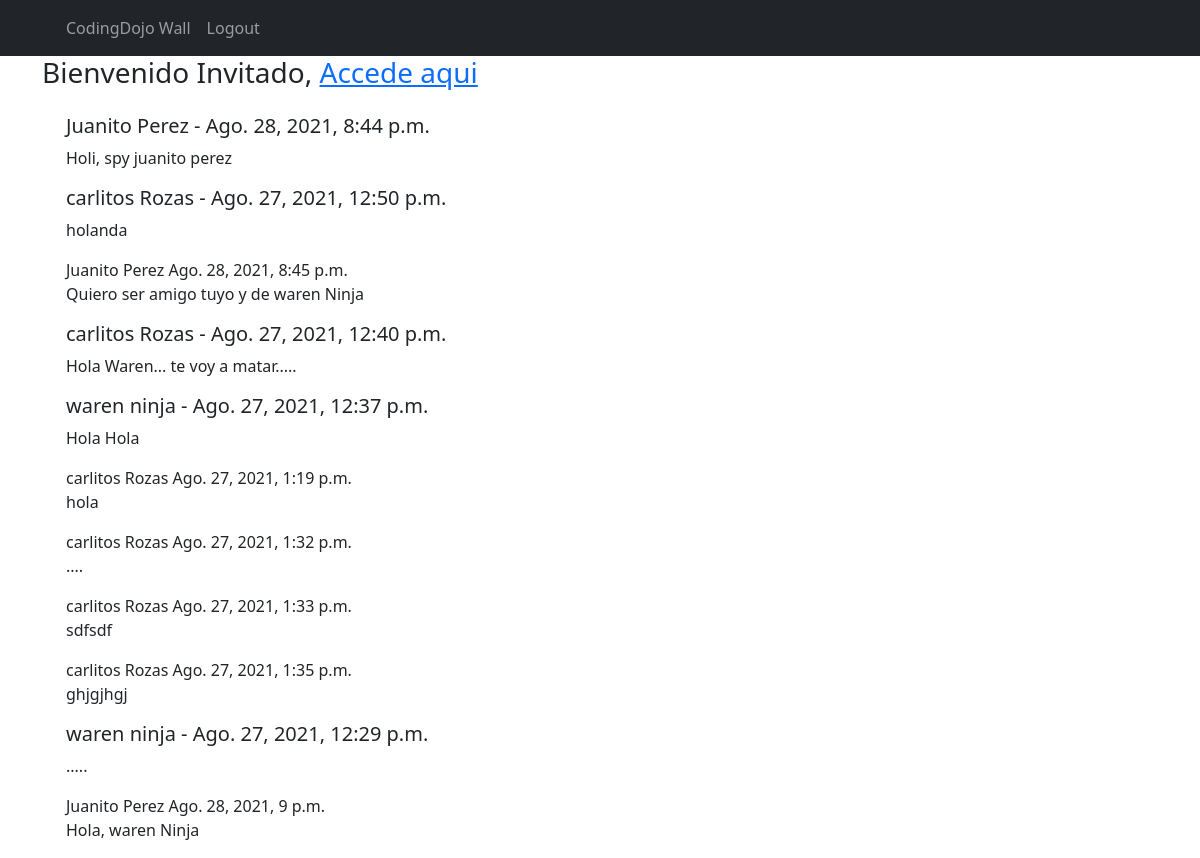
The app's page /wall with its own data.
### wall_app/models.py (models this page shows, shortened)
class Message(models.Model):
    user_id = models.ForeignKey(User, related_name='messages', on_delete=models.CASCADE)
    message = models.TextField(max_length=500)
    created_at = models.DateTimeField(auto_now_add=True)
    updated_at = models.DateTimeField(auto_now=True)
    objects = MessageManager()

class User(models.Model):
    first_name = models.CharField(max_length=255)
    last_name = models.CharField(max_length=255)
    email = models.EmailField(max_length=255, unique=True)
    password = models.CharField(max_length=255)
    created_at = models.DateTimeField(auto_now_add=True)
    updated_at = models.DateTimeField(auto_now=True)
    objects = UserManager()

class Comment(models.Model):
    user_id = models.ForeignKey(User, related_name='comments', on_delete=models.CASCADE)
    message_id = models.ForeignKey(Message, related_name='comments', on_delete=models.CASCADE)
    comment = models.TextField(max_length=500)
    created_at = models.DateTimeField(auto_now_add=True)
    updated_at = models.DateTimeField(auto_now=True)
    objects = CommentManager()

### wall_app/views.py (the view)
# urls.py: path('wall', views.wall, name='wall'),
def wall(request):
    context={
        'messages': Message.objects.all().order_by('-created_at'),
        'comments': Comment.objects.all().order_by('-created_at'),
    }
    return render(request, 'wall_app/wall.html', context)

### wall_app/templates/wall_app/wall.html (shortened to what this page needs)
{% extends "wall_app/base.html"%}
{% block content %}
    {% include "wall_app/navbar.html" %}
    <div class="container">
        {% if request.session.usuario %}
            <h1>Bienvenido {{request.session.usuario.first_name}}  {{request.session.usuario.last_name}}</h1>
        {% else %}
            <h3>Bienvenido Invitado, <a href="{% url 'home' %}">Accede aqui</a></h3>
        {% endif %}
    </div>
    <div class="container mt-4">
        <div class="container row justify-content-start">
            <div class="container">
                {% for message in messages %}
                    <h5>{{message.user_id.first_name}} {{message.user_id.last_name}} - {{message.created_at}} </h5>
                    <p>{{message.message}}</p>
                    {% for comment in message.comments.all %}
                    {{comment.user_id.first_name}} {{comment.user_id.last_name}} {{comment.created_at}}
                    <p>{{comment.comment}}</p>
                    {% endfor %}
            {% endfor %}
        </div>
{% endblock %}

### wall_app/templates/wall_app/base.html (shortened to what this page needs)
{% load static %}
<!DOCTYPE html>
<html lang="es-cl">
<head>
    <link rel="stylesheet" href="https://cdn.jsdelivr.net/npm/bootstrap@5.0.1/dist/css/bootstrap.css"/>
    <link rel="stylesheet" href="https://use.fontawesome.com/releases/v5.15.3/css/all.css">
</head>
<body>
    {% block content %}{% endblock %}
</body>
</html>

### wall_app/templates/wall_app/navbar.html (shortened to what this page needs)
{% load static %}
<nav class="navbar navbar-expand-lg navbar-dark bg-dark">
    <div class="container">
        <div class="collapse navbar-collapse" id="navbarNavAltMarkup">
            <div class="navbar-nav">
                <a class="nav-link " href="{% url 'wall' %}">CodingDojo Wall</a>
                <a class="nav-link " href="{% url 'logout' %}">Logout</a>
            </div>
        </div>
    </div>
</nav>

### records on screen
Message: user_id.first_name "Juanito", user_id.last_name "Perez", created_at "Ago. 28, 2021, 8:44 p.m.", message "Holi, spy juanito perez"
Message: user_id.first_name "carlitos", user_id.last_name "Rozas", created_at "Ago. 27, 2021, 12:50 p.m.", message "holanda"
Comment: user_id.first_name "Juanito", user_id.last_name "Perez", created_at "Ago. 28, 2021, 8:45 p.m.", comment "Quiero ser amigo tuyo y de waren Ninja"
Message: user_id.first_name "carlitos", user_id.last_name "Rozas", created_at "Ago. 27, 2021, 12:40 p.m.", message "Hola Waren... te voy a matar....."
Message: user_id.first_name "waren", user_id.last_name "ninja", created_at "Ago. 27, 2021, 12:37 p.m.", message "Hola Hola"
Comment: user_id.first_name "carlitos", user_id.last_name "Rozas", created_at "Ago. 27, 2021, 1:19 p.m.", comment "hola"
Comment: user_id.first_name "carlitos", user_id.last_name "Rozas", created_at "Ago. 27, 2021, 1:32 p.m.", comment "...."
Comment: user_id.first_name "carlitos", user_id.last_name "Rozas", created_at "Ago. 27, 2021, 1:33 p.m.", comment "sdfsdf"
Comment: user_id.first_name "carlitos", user_id.last_name "Rozas", created_at "Ago. 27, 2021, 1:35 p.m.", comment "ghjgjhgj"
Message: user_id.first_name "waren", user_id.last_name "ninja", created_at "Ago. 27, 2021, 12:29 p.m.", message "....."
Comment: user_id.first_name "Juanito", user_id.last_name "Perez", created_at "Ago. 28, 2021, 9 p.m.", comment "Hola, waren Ninja"
